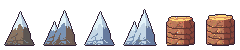
#> input picture tools/art/pixellab/restyle/rs_m_out.png, 240 x 50 px
$ python restyle_cut.py
#> lines starting #> are read from the running program, lines starting #| are printed output that depends on the picture
"""Corta las montañas y edificios repintados con PixelLab (img2img sobre los dibujos planos)
y genera las variantes de bando: azul tal cual, rojo por giro de tono, neutral en gris."""
from PIL import Image
import colorsys, os
D=os.path.dirname(__file__); S=D+'/pixellab/restyle/'; O=D+'/../../public/assets/img/flat/'
def cells(p):
#> called with p = 'tools/art/pixellab/restyle/rs_m_out.png'
    im=Image.open(p).convert('RGBA'); return [im.crop((i*40,0,i*40+40,48)) for i in range(6)]
#> in cells, im is the input picture: PIL image 240x50 RGBA; mean R, G, B, A 49.4, 42.6, 42.3, 89.4
for im,n in zip(cells(S+'rs_m_out.png'),['grass_0','grass_1','snow_0','snow_1','mesa_0','mesa_1']):
    im.save(O+f'mount_{n}.png')
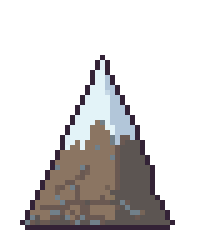
#> saved as mount_grass_0.png: PIL image 40x48 RGBA (shown 5 times larger); mean R, G, B, A 36.4, 33.8, 33.4, 75.7; transparent parts drawn white
def recolor(im, mode):
    out=im.copy(); px=out.load()
    for y in range(im.height):
        for x in range(im.width):
            r,g,b,a=px[x,y]
            if not a: continue
            h,s,v=colorsys.rgb_to_hsv(r/255,g/255,b/255)
            if 0.52<h<0.72 and s>0.3:
                if mode=='r': h=(h-0.6)%1.0; s=min(1,s*1.05)
                else: s*=0.12; v*=0.9
                r,g,b=[int(c*255) for c in colorsys.hsv_to_rgb(h,s,v)]
                px[x,y]=(r,g,b,a)
    return out
for im,n in zip(cells(S+'rs_b_out.png'),['City','Factory','Airport','Oil','Stronghold','Base']):
#> call 2 of cells, with p = 'tools/art/pixellab/restyle/rs_b_out.png'
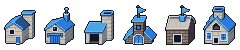
#> input picture tools/art/pixellab/restyle/rs_b_out.png, 240 x 50 px
#> in cells, im is the input picture: PIL image 240x50 RGBA; mean R, G, B, A 40.1, 49, 59.1, 104.4
    im.save(O+f'bld_b_{n}.png'); im2=recolor(im,'r'); im2.save(O+f'bld_r_{n}.png')
#> after `im.save(O + f'bld_b_{n}.png')`:
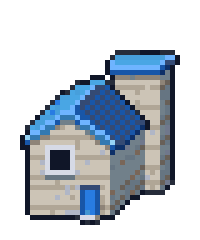
#> saved as bld_b_City.png: PIL image 40x48 RGBA (shown 5 times larger); mean R, G, B, A 48.1, 55.8, 64.1, 110.5; transparent parts drawn white
#> after `im2 = recolor(im, 'r')`:
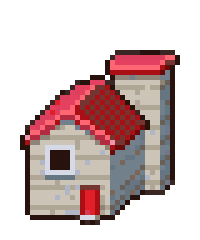
#> im2: PIL image 40x48 RGBA (shown 5 times larger); mean R, G, B, A 65.9, 47, 46.8, 110.5; transparent parts drawn white
    if n!='Base': recolor(im,'n').save(O+f'bld_n_{n}.png')
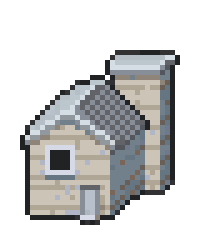
#> saved as bld_n_City.png: PIL image 40x48 RGBA (shown 5 times larger); mean R, G, B, A 61.2, 61.7, 61.4, 110.5; transparent parts drawn white
